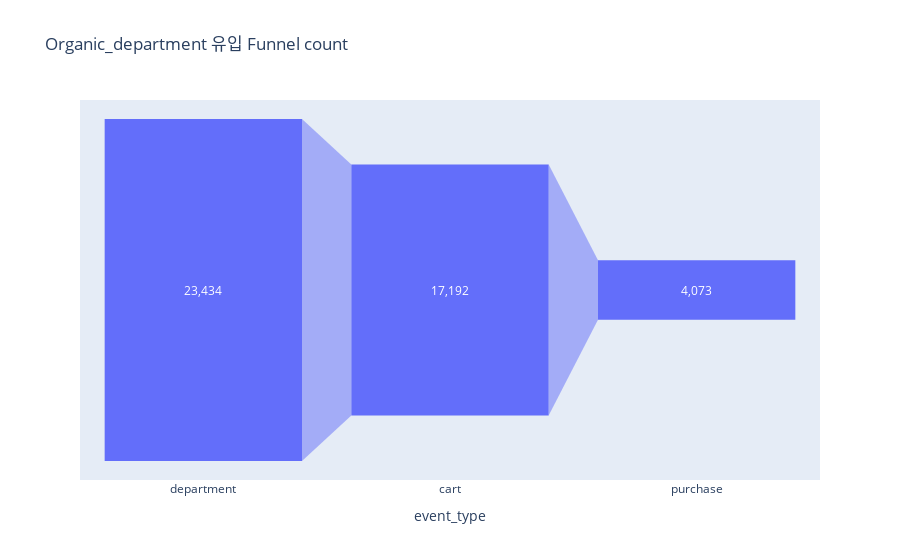

Source (notebook cell):
### Code cell
fig = px.funnel(data_frame=funnel_organic_department, x='event_type', y='count', title='Organic_department 유입 Funnel count')
fig.update_traces(texttemplate="%{value:,.0f}")
fig.show()

### Figure 1 — Plotly figure (JSON) as saved in the notebook; plotly's stock layout.template omitted (floating-point values rounded to 4 significant figures)
{"data": [{"hovertemplate": "event_type=%{x}<br>count=%{y}<extra></extra>", "legendgroup": "", "marker": {"color": "#636efa"}, "name": "", "orientation": "v", "showlegend": false, "texttemplate": "%{value:,.0f}", "type": "funnel", "x": ["department", "cart", "purchase"], "xaxis": "x", "y": [23434, 17192, 4073], "yaxis": "y"}], "layout": {"legend": {"tracegroupgap": 0}, "title": {"text": "Organic_department 유입 Funnel count"}, "xaxis": {"anchor": "y", "domain": [0, 1], "title": {"text": "event_type"}}, "yaxis": {"anchor": "x", "domain": [0, 1], "title": {"text": "count"}}}}
